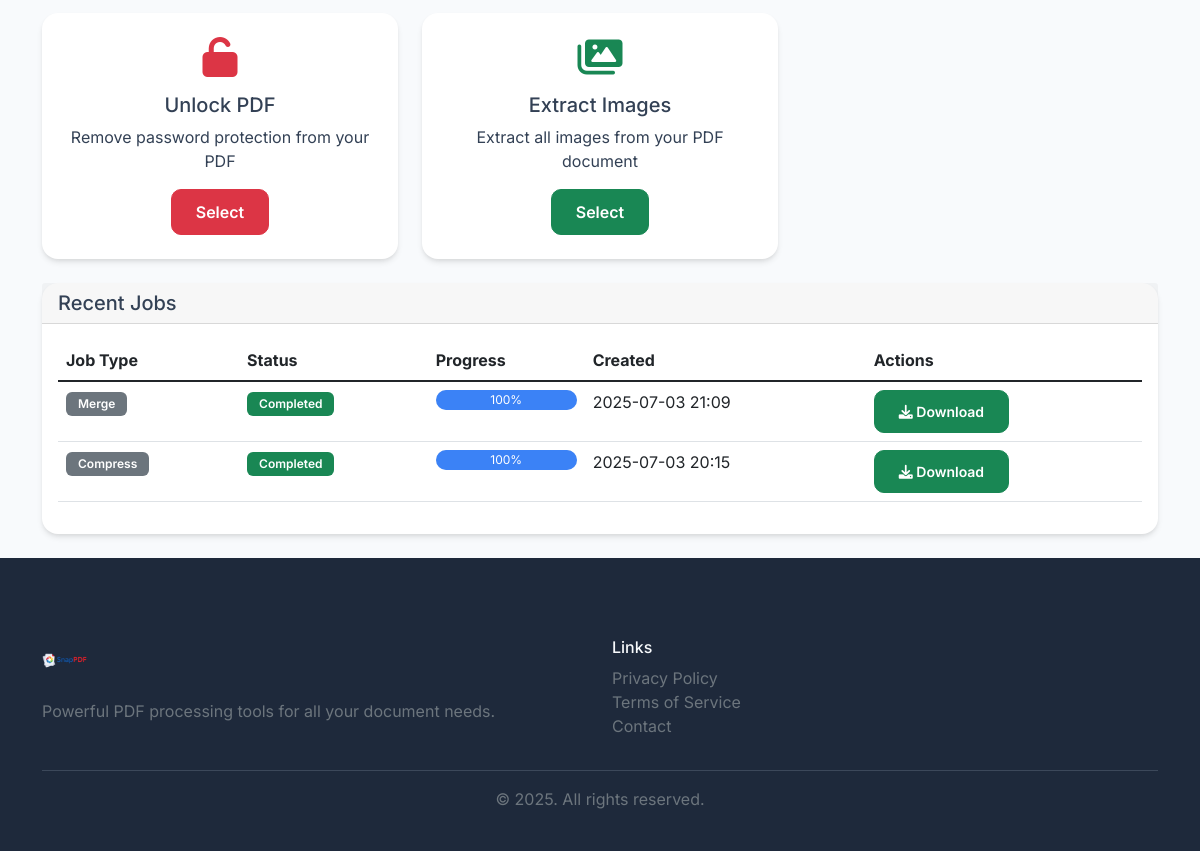
The page /tools (signed in, lower part) on the database as committed earlier.
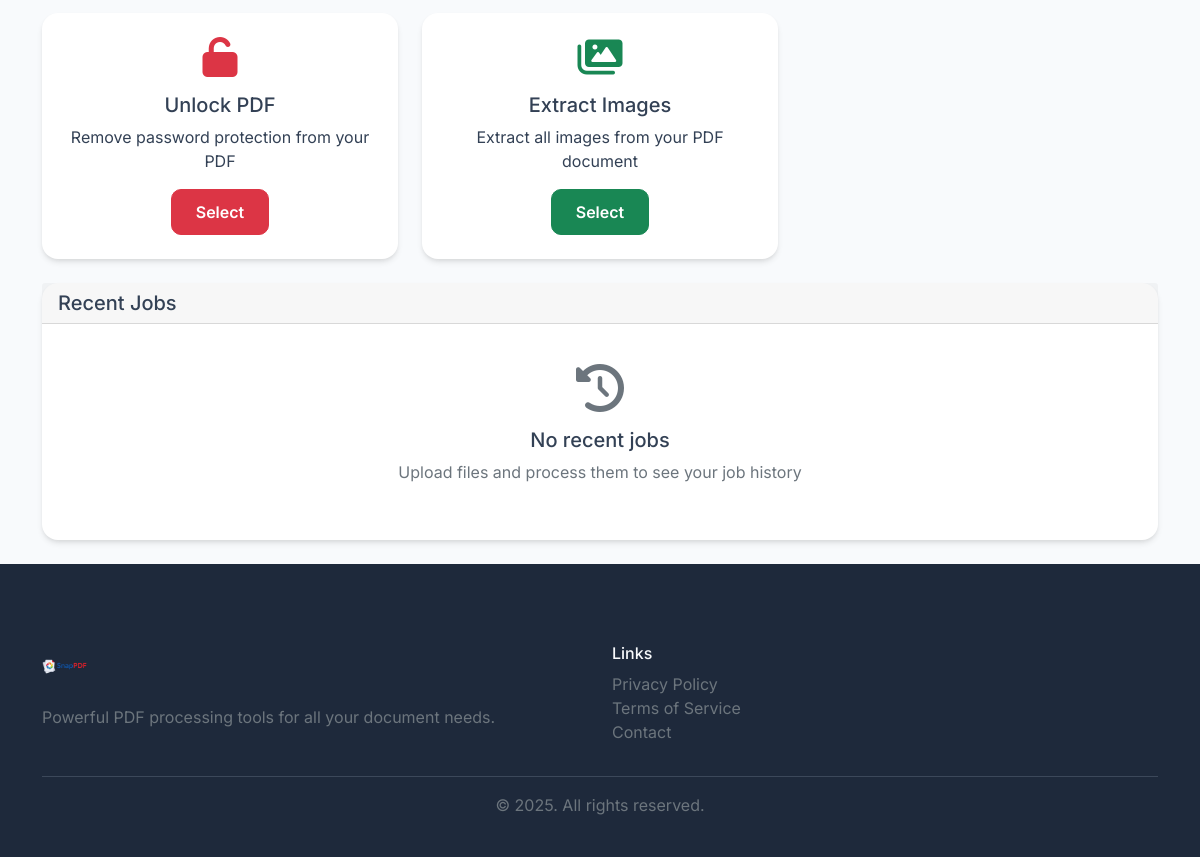
The same page on the database as committed later.
### models.py (models this page shows)
class ProcessingJob(db.Model):
    __tablename__ = 'processing_jobs'
    id = db.Column(db.String, primary_key=True)
    user_id = db.Column(db.String, db.ForeignKey('users.id'), nullable=False)
    job_type = db.Column(db.Enum(JobType), nullable=False)
    status = db.Column(db.Enum(JobStatus), default=JobStatus.PENDING)
    input_files = db.Column(Text)  # JSON string of input file paths
    output_files = db.Column(Text)  # JSON string of output file paths
    progress = db.Column(db.Integer, default=0)  # 0-100
    total_files = db.Column(db.Integer, default=0)
    processed_files = db.Column(db.Integer, default=0)
    error_message = db.Column(Text)
    created_at = db.Column(db.DateTime, default=datetime.now)
    started_at = db.Column(db.DateTime)
    completed_at = db.Column(db.DateTime)
    settings = db.Column(Text)  # JSON string for job-specific settings

### routes.py (the view)
@app.route('/tools')
@login_required
def tools():
    user_jobs = ProcessingJob.query.filter_by(user_id=current_user.id).order_by(ProcessingJob.created_at.desc()).limit(10).all()
    return render_template('tools.html', user=current_user, recent_jobs=user_jobs)

### models.py (called while the page is built)
    def has_active_subscription(self):
        if self.is_premium:
            return True
        subs = db.session.query(Subscription).filter_by(user_id=self.id).all()
        for subscription in subs:
            if subscription.is_active():
                return True
        return False

### routes.py (called while the page is built)
@login_manager.user_loader
def load_user(user_id):
    return User.query.get(str(user_id))

@app.before_request
def make_session_permanent():
    session.permanent = True

### templates/tools.html (shortened to what this page needs)
{% extends "base.html" %}
{% block content %}
<div class="container py-4">
    <div class="row mb-4">
        <div class="col-12">
            <div class="row g-4">
                <div class="col-md-6 col-lg-4">
                    <div class="card tool-card h-100">
                        <div class="card-body text-center p-4">
                            <i class="fas fa-unlock text-danger mb-3" style="font-size: 2.5rem;"></i>
                            <h5 class="card-title">Unlock PDF</h5>
                            <p class="card-text">Remove password protection from your PDF</p>
                            <button class="btn btn-danger" onclick="showUnlockDialog()">Select</button>
                        </div>
                    </div>
                </div>
                <div class="col-md-6 col-lg-4">
                    <div class="card tool-card h-100">
                        <div class="card-body text-center p-4">
                            <i class="fas fa-images text-success mb-3" style="font-size: 2.5rem;"></i>
                            <h5 class="card-title">Extract Images</h5>
                            <p class="card-text">Extract all images from your PDF document</p>
                            <button class="btn btn-success" onclick="selectTool('extract_images')">Select</button>
                        </div>
                    </div>
                </div>
            </div>
        </div>
    </div>
    <div class="row">
        <div class="col-12">
            <div class="card">
                <div class="card-header">
                    <h5 class="card-title mb-0">Recent Jobs</h5>
                </div>
                <div class="card-body">
                    {% if recent_jobs %}
                        <div class="table-responsive">
                            <table class="table table-hover">
                                <thead>
                                    <tr>
                                        <th>Job Type</th>
                                        <th>Status</th>
                                        <th>Progress</th>
                                        <th>Created</th>
                                        <th>Actions</th>
                                    </tr>
                                </thead>
                                <tbody>
                                    {% for job in recent_jobs %}
                                    <tr>
                                        <td>
                                            <span class="badge bg-secondary">{{ job.job_type.value.title() }}</span>
                                        </td>
                                        <td>
                                            {% if job.status.value == 'completed' %}
                                                <span class="badge bg-success">{{ job.status.value.title() }}</span>
                                            {% elif job.status.value == 'failed' %}
                                                <span class="badge bg-danger">{{ job.status.value.title() }}</span>
                                            {% elif job.status.value == 'processing' %}
                                                <span class="badge bg-info">{{ job.status.value.title() }}</span>
                                            {% else %}
                                                <span class="badge bg-warning">{{ job.status.value.title() }}</span>
                                            {% endif %}
                                        </td>
                                        <td>
                                            <div class="progress" style="height: 20px;">
                                                <div class="progress-bar" role="progressbar" style="width: {{ job.progress }}%">
                                                    {{ job.progress }}%
                                                </div>
                                            </div>
                                        </td>
                                        <td>{{ job.created_at.strftime('%Y-%m-%d %H:%M') }}</td>
                                        <td>
                                            {% if job.status.value == 'completed' %}
                                                <a href="{{ url_for('download_job_results', job_id=job.id) }}" class="btn btn-sm btn-success">
                                                    <i class="fas fa-download"></i> Download
                                                </a>
                                            {% elif job.status.value in ['pending', 'processing'] %}
                                                <button class="btn btn-sm btn-warning" onclick="cancelJob('{{ job.id }}')">
                                                    <i class="fas fa-times"></i> Cancel
                                                </button>
                                            {% endif %}
                                        </td>
                                    </tr>
                                    {% endfor %}
                                </tbody>
                            </table>
                        </div>
                    {% else %}
                        <div class="text-center py-4">
                            <i class="fas fa-history text-muted mb-3" style="font-size: 3rem;"></i>
                            <h5>No recent jobs</h5>
                            <p class="text-muted">Upload files and process them to see your job history</p>
                        </div>
                    {% endif %}
                </div>
            </div>
        </div>
    </div>
</div>
{% endblock %}

### templates/base.html (shortened to what this page needs)
<!DOCTYPE html>
<html lang="en">
<head>
    <link href="https://cdn.jsdelivr.net/npm/bootstrap@5.1.3/dist/css/bootstrap.min.css" rel="stylesheet">
    <link href="https://cdnjs.cloudflare.com/ajax/libs/font-awesome/6.0.0/css/all.min.css" rel="stylesheet">
    <link rel="stylesheet" href="{{ url_for('static', filename='style.css') }}">
</head>
<body>
    <main>
        {% block content %}{% endblock %}
    </main>
    <footer class="footer">
        <div class="container">
            <div class="row">
                <div class="col-md-6">
                    <img src="{{ url_for('static', filename='logo.png') }}" alt="SnapPDF" height="45" class="mb-3">
                    <p class="text-muted">Powerful PDF processing tools for all your document needs.</p>
                </div>
                <div class="col-md-6">
                    <h6>Links</h6>
                    <ul class="list-unstyled">
                        <li><a href="{{ url_for('privacy') }}" class="text-muted">Privacy Policy</a></li>
                        <li><a href="{{ url_for('terms') }}" class="text-muted">Terms of Service</a></li>
                        <li><a href="{{ url_for('contact') }}" class="text-muted">Contact</a></li>
                    </ul>
                </div>
            </div>
            <hr>
            <div class="text-center">
                <p class="text-muted mb-0">&copy; 2025. All rights reserved.</p>
            </div>
        </div>
    </footer>
</body>
</html>

### static/style.css (style rules this page uses)
:root { --pdf-red: #e74c3c; --pdf-dark: #2c3e50; --premium-gold: #f1c40f; --gradient-primary: linear-gradient(135deg, #667eea 0%, #764ba2 100%); }
body { font-family: 'Inter', -apple-system, BlinkMacSystemFont, "Segoe UI", Roboto, Helvetica, Arial, sans-serif; background-color: #f8fafc; color: #334155; }
.card { border: none; border-radius: 16px; box-shadow: 0 4px 6px -1px rgba(0, 0, 0, 0.1), 0 2px 4px -1px rgba(0, 0, 0, 0.06); transition: all 0.3s cubic-bezier(0.4, 0, 0.2, 1); }
.tool-card { overflow: hidden; }
.tool-card .card-body { padding: 2rem; }
.tool-card i { transition: transform 0.3s ease; }
.btn { border-radius: 10px; padding: 10px 24px; font-weight: 600; transition: all 0.2s ease; }
.footer { background-color: #1e293b; color: #94a3b8; padding: 80px 0 40px; }
.footer h5, .footer h6 { color: #f8fafc; }
.footer a { color: #94a3b8; text-decoration: none; transition: color 0.2s ease; }

Rows that differ between the two databases and show on the page:
removed ProcessingJob: job_type.value "Merge", status.value "Completed", progress "100", created_at "2025-07-03 21:09"
removed ProcessingJob: job_type.value "Compress", status.value "Completed", progress "100", created_at "2025-07-03 20:15"
Other text that changed with them:
text no longer shown: "Job Type Status Progress Created Actions"
text now shown: "No recent jobs Upload files and process them to see your job history"
